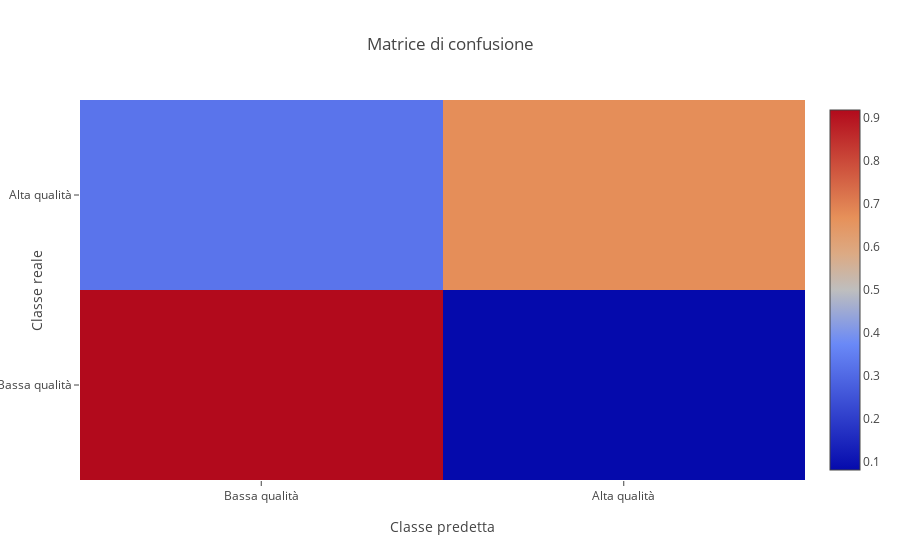
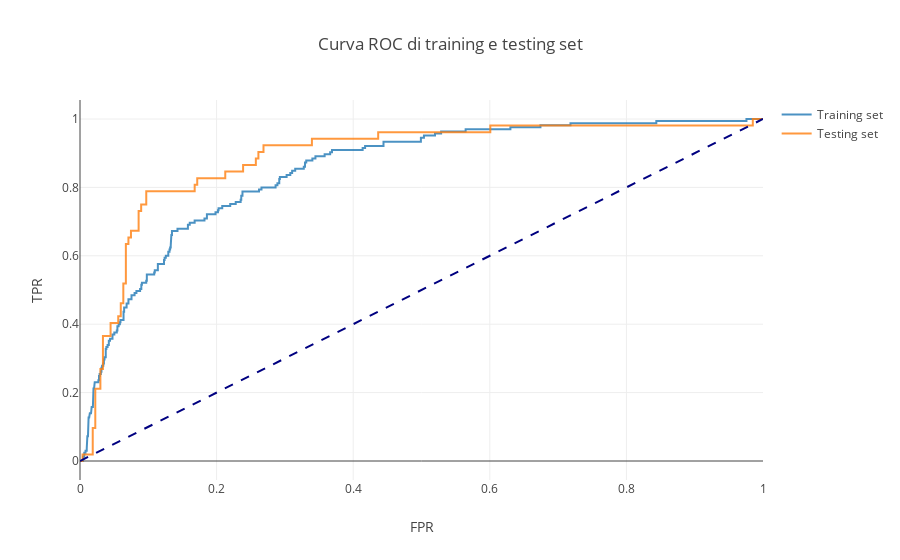

The code cell stored with these charts, in order, in its notebook:
### Markdown cell above
<hr>
<h3 align="center">Classificatore Bayesiano</h3>

### Code cell
my_multiclassifier.NB_analysis()

### Figure 1 — Plotly figure (JSON) as saved in the notebook; plotly's stock layout.template omitted (floating-point values rounded to 4 significant figures)
{"data": [{"type": "heatmap", "uid": "f87856d8-f1aa-439f-811d-cb4707428735", "x": ["Bassa qualità", "Alta qualità"], "y": ["Bassa qualità", "Alta qualità"], "z": [[0.918, 0.082], [0.327, 0.673]]}], "layout": {"title": {"text": "Matrice di confusione"}, "xaxis": {"title": {"text": "Classe predetta"}}, "yaxis": {"title": {"text": "Classe reale"}}}}

### Figure 2 — Plotly figure (JSON) as saved in the notebook; plotly's stock layout.template omitted (floating-point values rounded to 4 significant figures; data arrays with more than 128 entries replaced by an {"elided": "..."} marker saying what was removed)
{"data": [{"marker": {"color": "rgba(31,119,180,.8)", "line": {"color": "rgb(0, 0, 0)", "width": 2}, "size": 10}, "mode": "lines", "name": "Training set", "type": "scatter", "uid": "6bff1668-3fed-44c1-ad6a-b462a77ce708", "x": {"elided": "426 float values"}, "y": {"elided": "426 float values"}}, {"marker": {"color": "rgba(255, 127, 14,.8)", "line": {"color": "rgb(0, 0, 0)", "width": 2}, "size": 10}, "mode": "lines", "name": "Testing set", "type": "scatter", "uid": "fc255bcb-fab1-4d4d-a52b-c2813598fba8", "x": [0, 0.003731, 0.003731, 0.01866, 0.01866, 0.02239, 0.02239, 0.02985, 0.02985, 0.03358, 0.03358, 0.04478, 0.04478, 0.05597, 0.05597, 0.0597, 0.0597, 0.06343, 0.06343, 0.06716, 0.06716, 0.0709, 0.0709, 0.07463, 0.07463, 0.08582, 0.08582, 0.08955, 0.08955, 0.09701, 0.09701, 0.1679, 0.1679, 0.1716, 0.1716, 0.2127, 0.2127, 0.2388, 0.2388, 0.2575, 0.2575, 0.2612, 0.2612, 0.2687, 0.2687, 0.3396, 0.3396, 0.4104, 0.4179, 0.4291, 0.4366, 0.4366, 0.6007, 0.6007, 0.6604, 0.6679, 0.7127, 0.7201, 0.7425, 0.75, 0.9291, 0.9366, 0.9851, 0.9851, 0.9925, 1], "y": [0, 0, 0.01923, 0.01923, 0.09615, 0.09615, 0.2115, 0.2115, 0.2692, 0.2692, 0.3654, 0.3654, 0.4038, 0.4038, 0.4231, 0.4231, 0.4615, 0.4615, 0.5192, 0.5192, 0.6346, 0.6346, 0.6538, 0.6538, 0.6731, 0.6731, 0.7308, 0.7308, 0.75, 0.75, 0.7885, 0.7885, 0.8077, 0.8077, 0.8269, 0.8269, 0.8462, 0.8462, 0.8654, 0.8654, 0.8846, 0.8846, 0.9038, 0.9038, 0.9231, 0.9231, 0.9423, 0.9423, 0.9423, 0.9423, 0.9423, 0.9615, 0.9615, 0.9808, 0.9808, 0.9808, 0.9808, 0.9808, 0.9808, 0.9808, 0.9808, 0.9808, 0.9808, 1, 1, 1]}, {"line": {"color": "navy", "dash": "dash", "width": 2}, "mode": "lines", "showlegend": false, "type": "scatter", "uid": "8e70a399-1054-4c84-a500-d0103fa61148", "x": [0, 1], "y": [0, 1]}], "layout": {"showlegend": true, "title": {"text": "Curva ROC di training e testing set"}, "xaxis": {"title": {"text": "FPR"}}, "yaxis": {"title": {"text": "TPR"}}}}
